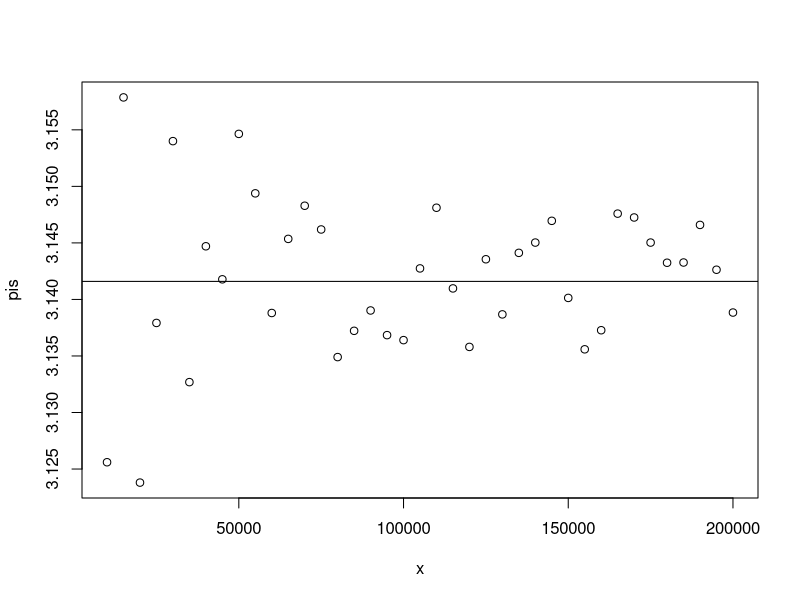

Write the R code that produced this figure.
x = seq(10000, 200000, 5000)
pis = c()
for (runs in x){#runif samples from a uniform distribution
  xs <- runif(runs,min=-1,max=1)
  ys <- runif(runs,min=-1,max=1)
  in.circle <- xs^2 + ys^2 <= 1
  mc.pi <- (sum(in.circle)/runs)*4
  pis = c(pis, mc.pi)
}
plot(x, pis)
abline(h=pi)